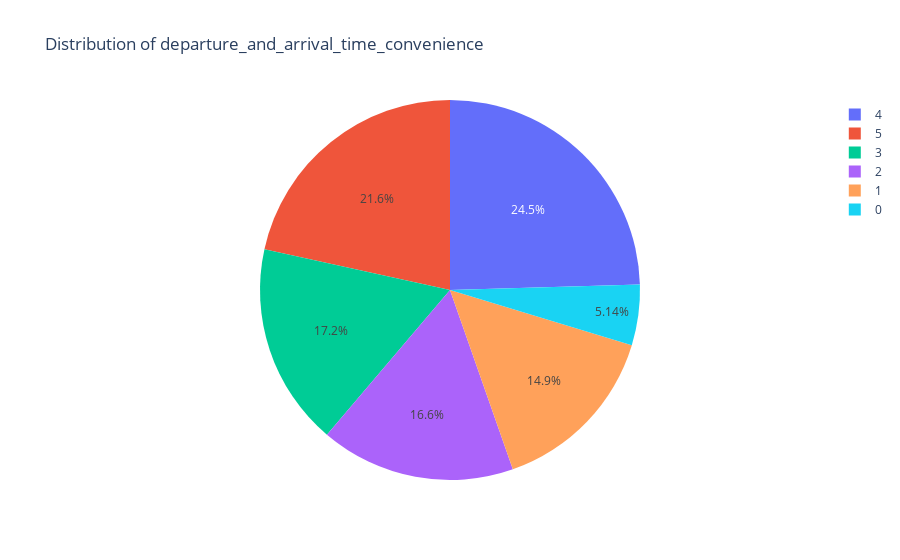
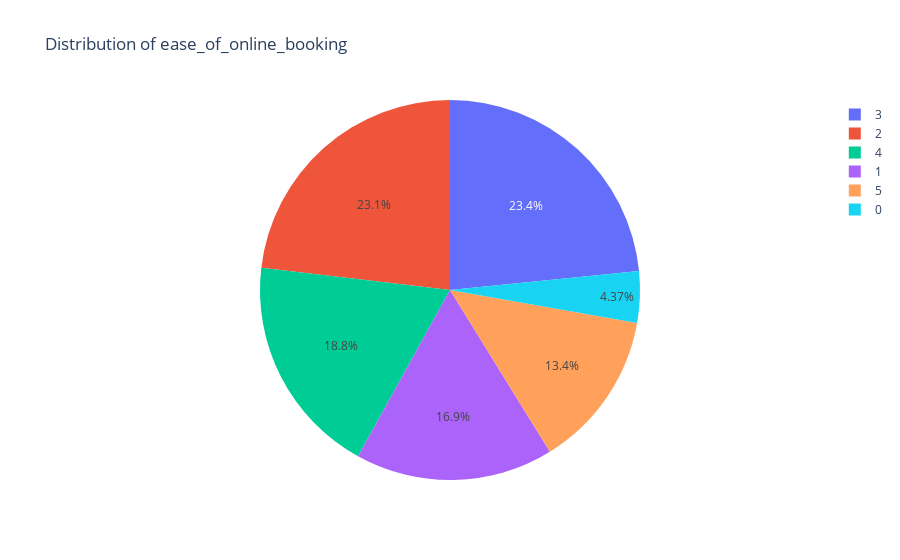
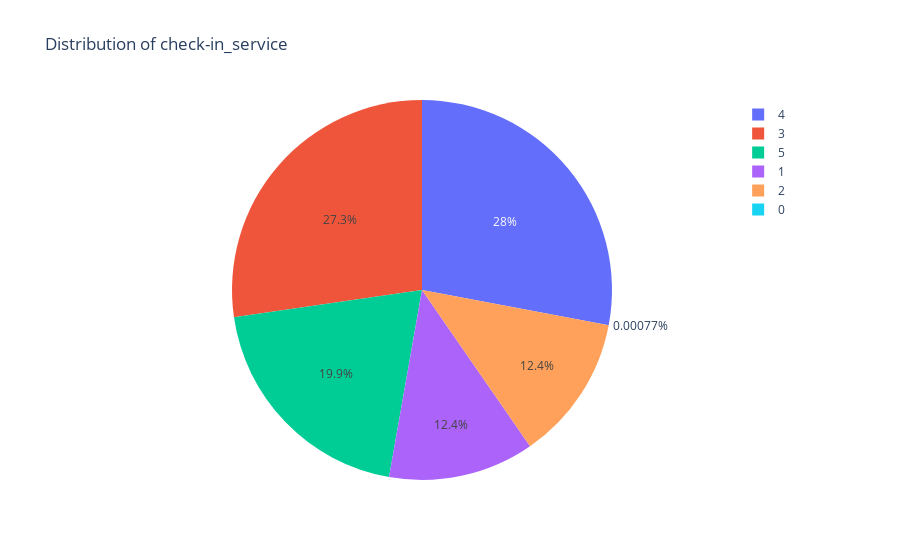
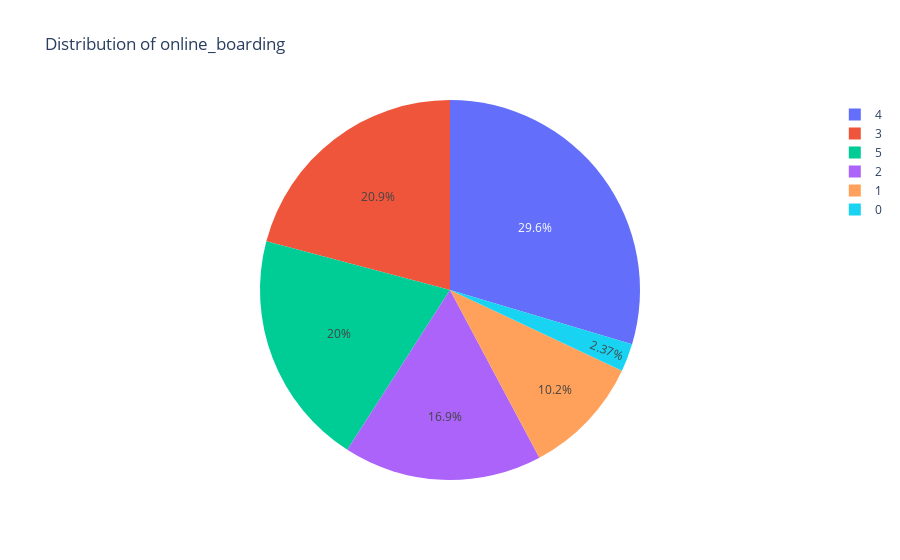

Write notebook code for charts like these, in order.
### Code cell
for i in discrete_features:
    counts = df[i].value_counts()
    fig = px.pie(counts, values=counts.values, names=counts.index, title=f"Distribution of {i}")
    fig.show()

### Figure 1 — Plotly figure (JSON) as saved in the notebook; plotly's stock layout.template omitted (floating-point values rounded to 4 significant figures)
{"data": [{"domain": {"x": [0, 1], "y": [0, 1]}, "hovertemplate": "departure_and_arrival_time_convenience=%{label}<br>value=%{value}<extra></extra>", "labels": [4, 5, 3, 2, 1, 0], "legendgroup": "", "name": "", "showlegend": true, "type": "pie", "values": [31880, 27998, 22378, 21534, 19409, 6681]}], "layout": {"autosize": true, "legend": {"tracegroupgap": 0}, "title": {"text": "Distribution of departure_and_arrival_time_convenience"}}}

### Figure 2 — Plotly figure (JSON) as saved in the notebook; plotly's stock layout.template omitted (floating-point values rounded to 4 significant figures)
{"data": [{"domain": {"x": [0, 1], "y": [0, 1]}, "hovertemplate": "ease_of_online_booking=%{label}<br>value=%{value}<extra></extra>", "labels": [3, 2, 4, 1, 5, 0], "legendgroup": "", "name": "", "showlegend": true, "type": "pie", "values": [30393, 30051, 24444, 21886, 17424, 5682]}], "layout": {"autosize": true, "legend": {"tracegroupgap": 0}, "title": {"text": "Distribution of ease_of_online_booking"}}}

### Figure 3 — Plotly figure (JSON) as saved in the notebook; plotly's stock layout.template omitted (floating-point values rounded to 4 significant figures)
{"data": [{"domain": {"x": [0, 1], "y": [0, 1]}, "hovertemplate": "check-in_service=%{label}<br>value=%{value}<extra></extra>", "labels": [4, 3, 5, 1, 2, 0], "legendgroup": "", "name": "", "showlegend": true, "type": "pie", "values": [36333, 35453, 25883, 16108, 16102, 1]}], "layout": {"autosize": true, "legend": {"tracegroupgap": 0}, "title": {"text": "Distribution of check-in_service"}}}

### Figure 4 — Plotly figure (JSON) as saved in the notebook; plotly's stock layout.template omitted (floating-point values rounded to 4 significant figures)
{"data": [{"domain": {"x": [0, 1], "y": [0, 1]}, "hovertemplate": "online_boarding=%{label}<br>value=%{value}<extra></extra>", "labels": [4, 3, 5, 2, 1, 0], "legendgroup": "", "name": "", "showlegend": true, "type": "pie", "values": [38468, 27117, 26020, 21934, 13261, 3080]}], "layout": {"autosize": true, "legend": {"tracegroupgap": 0}, "title": {"text": "Distribution of online_boarding"}}}
